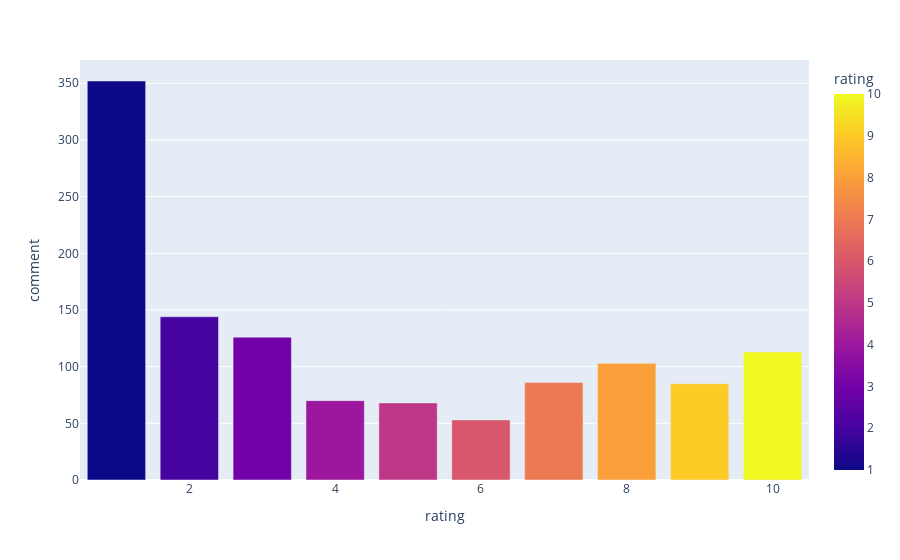

The notebook cell saved with this chart:
### Code cell
px.bar(data_frame=df[['rating', 'comment']].groupby('rating').count().reset_index(), 
       x='rating',
       y='comment',
       color='rating')

### Figure 1 — Plotly figure (JSON) as saved in the notebook; plotly's stock layout.template omitted (floating-point values rounded to 4 significant figures)
{"data": [{"alignmentgroup": "True", "hovertemplate": "rating=%{marker.color}<br>comment=%{y}<extra></extra>", "legendgroup": "", "marker": {"color": [1, 2, 3, 4, 5, 6, 7, 8, 9, 10], "coloraxis": "coloraxis", "pattern": {"shape": ""}}, "name": "", "offsetgroup": "", "orientation": "v", "showlegend": false, "textposition": "auto", "type": "bar", "x": [1, 2, 3, 4, 5, 6, 7, 8, 9, 10], "xaxis": "x", "y": [352, 144, 126, 70, 68, 53, 86, 103, 85, 113], "yaxis": "y"}], "layout": {"autosize": true, "barmode": "relative", "coloraxis": {"colorbar": {"title": {"text": "rating"}}, "colorscale": [[0, "#0d0887"], [0.1111, "#46039f"], [0.2222, "#7201a8"], [0.3333, "#9c179e"], [0.4444, "#bd3786"], [0.5556, "#d8576b"], [0.6667, "#ed7953"], [0.7778, "#fb9f3a"], [0.8889, "#fdca26"], [1, "#f0f921"]]}, "legend": {"tracegroupgap": 0}, "margin": {"t": 60}, "xaxis": {"anchor": "y", "autorange": true, "domain": [0, 1], "range": [0.5, 10.5], "title": {"text": "rating"}, "type": "linear"}, "yaxis": {"anchor": "x", "autorange": true, "domain": [0, 1], "range": [0, 370.5], "title": {"text": "comment"}, "type": "linear"}}}
